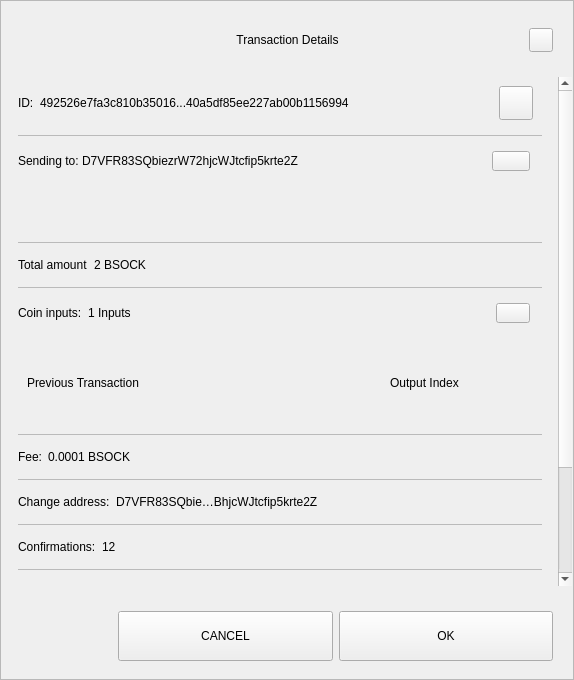
<?xml version="1.0" encoding="UTF-8"?>
<ui version="4.0">
 <class>TxDetailDialog</class>
 <widget class="QWidget" name="TxDetailDialog">
  <property name="geometry">
   <rect>
    <x>0</x>
    <y>0</y>
    <width>574</width>
    <height>680</height>
   </rect>
  </property>
  <property name="sizePolicy">
   <sizepolicy hsizetype="Preferred" vsizetype="Expanding">
    <horstretch>0</horstretch>
    <verstretch>0</verstretch>
   </sizepolicy>
  </property>
  <property name="minimumSize">
   <size>
    <width>574</width>
    <height>500</height>
   </size>
  </property>
  <property name="windowTitle">
   <string>Form</string>
  </property>
  <property name="styleSheet">
   <string notr="true"/>
  </property>
  <layout class="QVBoxLayout" name="verticalLayout_3">
   <property name="spacing">
    <number>0</number>
   </property>
   <property name="leftMargin">
    <number>0</number>
   </property>
   <property name="topMargin">
    <number>0</number>
   </property>
   <property name="rightMargin">
    <number>0</number>
   </property>
   <property name="bottomMargin">
    <number>0</number>
   </property>
   <item>
    <widget class="QFrame" name="frame">
     <property name="sizePolicy">
      <sizepolicy hsizetype="Preferred" vsizetype="Expanding">
       <horstretch>0</horstretch>
       <verstretch>0</verstretch>
      </sizepolicy>
     </property>
     <property name="styleSheet">
      <string notr="true"/>
     </property>
     <property name="frameShape">
      <enum>QFrame::StyledPanel</enum>
     </property>
     <property name="frameShadow">
      <enum>QFrame::Raised</enum>
     </property>
     <layout class="QVBoxLayout" name="verticalLayout">
      <property name="leftMargin">
       <number>0</number>
      </property>
      <property name="rightMargin">
       <number>0</number>
      </property>
      <item>
       <layout class="QHBoxLayout" name="horizontalLayout_3">
        <property name="spacing">
         <number>0</number>
        </property>
        <property name="leftMargin">
         <number>20</number>
        </property>
        <property name="topMargin">
         <number>10</number>
        </property>
        <property name="rightMargin">
         <number>20</number>
        </property>
        <item>
         <spacer name="horizontalSpacer_1">
          <property name="orientation">
           <enum>Qt::Horizontal</enum>
          </property>
          <property name="sizeHint" stdset="0">
           <size>
            <width>40</width>
            <height>20</height>
           </size>
          </property>
         </spacer>
        </item>
        <item>
         <widget class="QLabel" name="labelTitle">
          <property name="minimumSize">
           <size>
            <width>0</width>
            <height>40</height>
           </size>
          </property>
          <property name="maximumSize">
           <size>
            <width>16777215</width>
            <height>40</height>
           </size>
          </property>
          <property name="styleSheet">
           <string notr="true">padding-left:24px;</string>
          </property>
          <property name="text">
           <string>Transaction Details</string>
          </property>
          <property name="alignment">
           <set>Qt::AlignCenter</set>
          </property>
          <property name="margin">
           <number>7</number>
          </property>
         </widget>
        </item>
        <item>
         <spacer name="horizontalSpacer_2">
          <property name="orientation">
           <enum>Qt::Horizontal</enum>
          </property>
          <property name="sizeHint" stdset="0">
           <size>
            <width>40</width>
            <height>20</height>
           </size>
          </property>
         </spacer>
        </item>
        <item>
         <widget class="QPushButton" name="btnEsc">
          <property name="minimumSize">
           <size>
            <width>24</width>
            <height>24</height>
           </size>
          </property>
          <property name="maximumSize">
           <size>
            <width>24</width>
            <height>24</height>
           </size>
          </property>
          <property name="focusPolicy">
           <enum>Qt::NoFocus</enum>
          </property>
          <property name="text">
           <string/>
          </property>
         </widget>
        </item>
       </layout>
      </item>
      <item>
       <spacer name="verticalSpacer">
        <property name="orientation">
         <enum>Qt::Vertical</enum>
        </property>
        <property name="sizeType">
         <enum>QSizePolicy::Fixed</enum>
        </property>
        <property name="sizeHint" stdset="0">
         <size>
          <width>20</width>
          <height>10</height>
         </size>
        </property>
       </spacer>
      </item>
      <item>
       <widget class="QWidget" name="layoutScroll" native="true">
        <property name="minimumSize">
         <size>
          <width>0</width>
          <height>0</height>
         </size>
        </property>
        <layout class="QVBoxLayout" name="verticalLayout_4">
         <property name="leftMargin">
          <number>0</number>
         </property>
         <property name="topMargin">
          <number>0</number>
         </property>
         <property name="rightMargin">
          <number>0</number>
         </property>
         <item>
          <widget class="QScrollArea" name="scrollArea">
           <property name="styleSheet">
            <string notr="true">#scrollArea {
background:transparent;
}</string>
           </property>
           <property name="horizontalScrollBarPolicy">
            <enum>Qt::ScrollBarAlwaysOff</enum>
           </property>
           <property name="sizeAdjustPolicy">
            <enum>QAbstractScrollArea::AdjustIgnored</enum>
           </property>
           <property name="widgetResizable">
            <bool>true</bool>
           </property>
           <property name="alignment">
            <set>Qt::AlignLeading|Qt::AlignLeft|Qt::AlignTop</set>
           </property>
           <widget class="QWidget" name="scrollAreaWidgetContents">
            <property name="geometry">
             <rect>
              <x>0</x>
              <y>0</y>
              <width>556</width>
              <height>672</height>
             </rect>
            </property>
            <property name="autoFillBackground">
             <bool>false</bool>
            </property>
            <property name="styleSheet">
             <string notr="true">#scrollAreaWidgetContents {
background:transparent;
}</string>
            </property>
            <layout class="QVBoxLayout" name="verticalLayout_7">
             <property name="spacing">
              <number>0</number>
             </property>
             <property name="sizeConstraint">
              <enum>QLayout::SetDefaultConstraint</enum>
             </property>
             <property name="leftMargin">
              <number>0</number>
             </property>
             <property name="topMargin">
              <number>0</number>
             </property>
             <property name="rightMargin">
              <number>0</number>
             </property>
             <property name="bottomMargin">
              <number>0</number>
             </property>
             <item>
              <widget class="QWidget" name="content" native="true">
               <layout class="QVBoxLayout" name="verticalLayout_2">
                <property name="leftMargin">
                 <number>16</number>
                </property>
                <property name="topMargin">
                 <number>0</number>
                </property>
                <property name="rightMargin">
                 <number>16</number>
                </property>
                <item>
                 <widget class="QWidget" name="contentID" native="true">
                  <layout class="QHBoxLayout" name="horizontalLayout_12" stretch="0,1,0">
                   <property name="leftMargin">
                    <number>0</number>
                   </property>
                   <item>
                    <widget class="QLabel" name="labelId">
                     <property name="maximumSize">
                      <size>
                       <width>16777215</width>
                       <height>16777215</height>
                      </size>
                     </property>
                     <property name="text">
                      <string>ID:</string>
                     </property>
                    </widget>
                   </item>
                   <item>
                    <widget class="QLabel" name="textId">
                     <property name="text">
                      <string>492526e7fa3c810b35016...40a5df85ee227ab00b1156994</string>
                     </property>
                    </widget>
                   </item>
                   <item>
                    <widget class="QPushButton" name="pushCopy">
                     <property name="minimumSize">
                      <size>
                       <width>34</width>
                       <height>34</height>
                      </size>
                     </property>
                     <property name="maximumSize">
                      <size>
                       <width>34</width>
                       <height>34</height>
                      </size>
                     </property>
                     <property name="focusPolicy">
                      <enum>Qt::NoFocus</enum>
                     </property>
                     <property name="text">
                      <string/>
                     </property>
                     <property name="iconSize">
                      <size>
                       <width>24</width>
                       <height>24</height>
                      </size>
                     </property>
                    </widget>
                   </item>
                  </layout>
                 </widget>
                </item>
                <item>
                 <widget class="QLabel" name="labelDivider9">
                  <property name="maximumSize">
                   <size>
                    <width>16777215</width>
                    <height>1</height>
                   </size>
                  </property>
                  <property name="styleSheet">
                   <string notr="true">background-color:#bababa;</string>
                  </property>
                  <property name="text">
                   <string/>
                  </property>
                 </widget>
                </item>
                <item>
                 <widget class="QWidget" name="contentOutputs" native="true">
                  <layout class="QHBoxLayout" name="horizontalLayout_11" stretch="0,3,0">
                   <property name="spacing">
                    <number>0</number>
                   </property>
                   <property name="leftMargin">
                    <number>0</number>
                   </property>
                   <property name="rightMargin">
                    <number>12</number>
                   </property>
                   <item>
                    <widget class="QLabel" name="labelSend">
                     <property name="maximumSize">
                      <size>
                       <width>16777215</width>
                       <height>16777215</height>
                      </size>
                     </property>
                     <property name="text">
                      <string>Sending to: </string>
                     </property>
                    </widget>
                   </item>
                   <item>
                    <widget class="QLabel" name="textSend">
                     <property name="text">
                      <string>D7VFR83SQbiezrW72hjcWJtcfip5krte2Z </string>
                     </property>
                    </widget>
                   </item>
                   <item>
                    <widget class="QPushButton" name="pushOutputs">
                     <property name="minimumSize">
                      <size>
                       <width>34</width>
                       <height>20</height>
                      </size>
                     </property>
                     <property name="maximumSize">
                      <size>
                       <width>38</width>
                       <height>20</height>
                      </size>
                     </property>
                     <property name="focusPolicy">
                      <enum>Qt::NoFocus</enum>
                     </property>
                     <property name="styleSheet">
                      <string notr="true"/>
                     </property>
                     <property name="text">
                      <string/>
                     </property>
                    </widget>
                   </item>
                  </layout>
                 </widget>
                </item>
                <item>
                 <widget class="QScrollArea" name="outputsScrollArea">
                  <property name="minimumSize">
                   <size>
                    <width>0</width>
                    <height>50</height>
                   </size>
                  </property>
                  <property name="styleSheet">
                   <string notr="true">#outputsScrollArea {
background:transparent;
}</string>
                  </property>
                  <property name="widgetResizable">
                   <bool>true</bool>
                  </property>
                  <widget class="QWidget" name="container_outputs_base">
                   <property name="geometry">
                    <rect>
                     <x>0</x>
                     <y>0</y>
                     <width>522</width>
                     <height>48</height>
                    </rect>
                   </property>
                   <property name="styleSheet">
                    <string notr="true">#container_outputs_base {
background:transparent;
}</string>
                   </property>
                  </widget>
                 </widget>
                </item>
                <item>
                 <widget class="QLabel" name="labelDivider8">
                  <property name="maximumSize">
                   <size>
                    <width>16777215</width>
                    <height>1</height>
                   </size>
                  </property>
                  <property name="styleSheet">
                   <string notr="true">background-color:#bababa;</string>
                  </property>
                  <property name="text">
                   <string/>
                  </property>
                 </widget>
                </item>
                <item>
                 <widget class="QWidget" name="contentAmount" native="true">
                  <layout class="QHBoxLayout" name="horizontalLayout_4" stretch="0,1">
                   <property name="leftMargin">
                    <number>0</number>
                   </property>
                   <item>
                    <widget class="QLabel" name="labelAmount">
                     <property name="maximumSize">
                      <size>
                       <width>16777215</width>
                       <height>16777215</height>
                      </size>
                     </property>
                     <property name="text">
                      <string>Total amount</string>
                     </property>
                    </widget>
                   </item>
                   <item>
                    <widget class="QLabel" name="textAmount">
                     <property name="text">
                      <string>2 BSOCK</string>
                     </property>
                    </widget>
                   </item>
                  </layout>
                 </widget>
                </item>
                <item>
                 <widget class="QLabel" name="labelDivider6">
                  <property name="maximumSize">
                   <size>
                    <width>16777215</width>
                    <height>1</height>
                   </size>
                  </property>
                  <property name="styleSheet">
                   <string notr="true">background-color:#bababa;</string>
                  </property>
                  <property name="text">
                   <string/>
                  </property>
                 </widget>
                </item>
                <item>
                 <widget class="QWidget" name="contentInputs" native="true">
                  <layout class="QHBoxLayout" name="horizontalLayout" stretch="0,2,0">
                   <property name="leftMargin">
                    <number>0</number>
                   </property>
                   <property name="rightMargin">
                    <number>12</number>
                   </property>
                   <item>
                    <widget class="QLabel" name="labelInputs">
                     <property name="sizePolicy">
                      <sizepolicy hsizetype="Minimum" vsizetype="Preferred">
                       <horstretch>0</horstretch>
                       <verstretch>0</verstretch>
                      </sizepolicy>
                     </property>
                     <property name="maximumSize">
                      <size>
                       <width>16777215</width>
                       <height>16777215</height>
                      </size>
                     </property>
                     <property name="text">
                      <string>Coin inputs:</string>
                     </property>
                    </widget>
                   </item>
                   <item>
                    <widget class="QLabel" name="textInputs">
                     <property name="text">
                      <string>1 Inputs</string>
                     </property>
                    </widget>
                   </item>
                   <item>
                    <widget class="QPushButton" name="pushInputs">
                     <property name="maximumSize">
                      <size>
                       <width>34</width>
                       <height>20</height>
                      </size>
                     </property>
                     <property name="focusPolicy">
                      <enum>Qt::NoFocus</enum>
                     </property>
                     <property name="styleSheet">
                      <string notr="true"/>
                     </property>
                     <property name="text">
                      <string/>
                     </property>
                    </widget>
                   </item>
                  </layout>
                 </widget>
                </item>
                <item>
                 <widget class="QFrame" name="gridInputs">
                  <property name="sizePolicy">
                   <sizepolicy hsizetype="Preferred" vsizetype="MinimumExpanding">
                    <horstretch>0</horstretch>
                    <verstretch>0</verstretch>
                   </sizepolicy>
                  </property>
                  <property name="minimumSize">
                   <size>
                    <width>0</width>
                    <height>90</height>
                   </size>
                  </property>
                  <layout class="QGridLayout" name="gridLayoutInput" columnstretch="5,2" rowminimumheight="0">
                   <property name="sizeConstraint">
                    <enum>QLayout::SetMaximumSize</enum>
                   </property>
                   <property name="verticalSpacing">
                    <number>0</number>
                   </property>
                   <item row="0" column="0" alignment="Qt::AlignLeft">
                    <widget class="QLabel" name="labelTitlePrevTx">
                     <property name="text">
                      <string>Previous Transaction</string>
                     </property>
                    </widget>
                   </item>
                   <item row="0" column="1" alignment="Qt::AlignLeft">
                    <widget class="QLabel" name="labelOutputIndex">
                     <property name="text">
                      <string>Output Index</string>
                     </property>
                     <property name="alignment">
                      <set>Qt::AlignCenter</set>
                     </property>
                    </widget>
                   </item>
                  </layout>
                 </widget>
                </item>
                <item>
                 <widget class="QLabel" name="labelDivider1">
                  <property name="maximumSize">
                   <size>
                    <width>16777215</width>
                    <height>1</height>
                   </size>
                  </property>
                  <property name="styleSheet">
                   <string notr="true">background-color:#bababa;</string>
                  </property>
                  <property name="text">
                   <string/>
                  </property>
                 </widget>
                </item>
                <item>
                 <widget class="QWidget" name="contentFee" native="true">
                  <layout class="QHBoxLayout" name="horizontalLayout_7" stretch="0,1">
                   <property name="leftMargin">
                    <number>0</number>
                   </property>
                   <item>
                    <widget class="QLabel" name="labelFee">
                     <property name="maximumSize">
                      <size>
                       <width>16777215</width>
                       <height>16777215</height>
                      </size>
                     </property>
                     <property name="text">
                      <string>Fee:</string>
                     </property>
                    </widget>
                   </item>
                   <item>
                    <widget class="QLabel" name="textFee">
                     <property name="text">
                      <string>0.0001 BSOCK</string>
                     </property>
                    </widget>
                   </item>
                  </layout>
                 </widget>
                </item>
                <item>
                 <widget class="QLabel" name="labelDivider2">
                  <property name="maximumSize">
                   <size>
                    <width>16777215</width>
                    <height>1</height>
                   </size>
                  </property>
                  <property name="styleSheet">
                   <string notr="true">background-color:#bababa;</string>
                  </property>
                  <property name="text">
                   <string/>
                  </property>
                 </widget>
                </item>
                <item>
                 <widget class="QWidget" name="contentChangeAddress" native="true">
                  <layout class="QHBoxLayout" name="horizontalLayout_6" stretch="0,1">
                   <property name="leftMargin">
                    <number>0</number>
                   </property>
                   <item>
                    <widget class="QLabel" name="labelChange">
                     <property name="maximumSize">
                      <size>
                       <width>16777215</width>
                       <height>16777215</height>
                      </size>
                     </property>
                     <property name="text">
                      <string>Change address:</string>
                     </property>
                    </widget>
                   </item>
                   <item>
                    <widget class="QLabel" name="textChange">
                     <property name="text">
                      <string>D7VFR83SQbie…BhjcWJtcfip5krte2Z </string>
                     </property>
                    </widget>
                   </item>
                  </layout>
                 </widget>
                </item>
                <item>
                 <widget class="QLabel" name="labelDivider4">
                  <property name="maximumSize">
                   <size>
                    <width>16777215</width>
                    <height>1</height>
                   </size>
                  </property>
                  <property name="styleSheet">
                   <string notr="true">background-color:#bababa;</string>
                  </property>
                  <property name="text">
                   <string/>
                  </property>
                 </widget>
                </item>
                <item>
                 <widget class="QWidget" name="contentConfirmations" native="true">
                  <layout class="QHBoxLayout" name="horizontalLayout_8" stretch="0,1">
                   <property name="leftMargin">
                    <number>0</number>
                   </property>
                   <item>
                    <widget class="QLabel" name="labelConfirmations">
                     <property name="maximumSize">
                      <size>
                       <width>16777215</width>
                       <height>16777215</height>
                      </size>
                     </property>
                     <property name="text">
                      <string>Confirmations:</string>
                     </property>
                    </widget>
                   </item>
                   <item>
                    <widget class="QLabel" name="textConfirmations">
                     <property name="text">
                      <string>12</string>
                     </property>
                    </widget>
                   </item>
                  </layout>
                 </widget>
                </item>
                <item>
                 <widget class="QLabel" name="labelDivider7">
                  <property name="maximumSize">
                   <size>
                    <width>16777215</width>
                    <height>1</height>
                   </size>
                  </property>
                  <property name="styleSheet">
                   <string notr="true">background-color:#bababa;</string>
                  </property>
                  <property name="text">
                   <string/>
                  </property>
                 </widget>
                </item>
                <item>
                 <widget class="QWidget" name="contentSize" native="true">
                  <layout class="QHBoxLayout" name="horizontalLayout_9" stretch="0,1">
                   <property name="leftMargin">
                    <number>0</number>
                   </property>
                   <item>
                    <widget class="QLabel" name="labelSize">
                     <property name="maximumSize">
                      <size>
                       <width>16777215</width>
                       <height>16777215</height>
                      </size>
                     </property>
                     <property name="text">
                      <string>Size:</string>
                     </property>
                    </widget>
                   </item>
                   <item>
                    <widget class="QLabel" name="textSize">
                     <property name="text">
                      <string>2 kB</string>
                     </property>
                    </widget>
                   </item>
                  </layout>
                 </widget>
                </item>
                <item>
                 <widget class="QLabel" name="labelDivider3">
                  <property name="maximumSize">
                   <size>
                    <width>16777215</width>
                    <height>1</height>
                   </size>
                  </property>
                  <property name="styleSheet">
                   <string notr="true">background-color:#bababa;</string>
                  </property>
                  <property name="text">
                   <string/>
                  </property>
                 </widget>
                </item>
                <item>
                 <widget class="QWidget" name="contentDate" native="true">
                  <layout class="QHBoxLayout" name="horizontalLayout_5" stretch="0,1">
                   <property name="leftMargin">
                    <number>0</number>
                   </property>
                   <item>
                    <widget class="QLabel" name="labelDate">
                     <property name="maximumSize">
                      <size>
                       <width>16777215</width>
                       <height>16777215</height>
                      </size>
                     </property>
                     <property name="text">
                      <string>Date:</string>
                     </property>
                    </widget>
                   </item>
                   <item>
                    <widget class="QLabel" name="textDate">
                     <property name="text">
                      <string>May 25, 2017</string>
                     </property>
                    </widget>
                   </item>
                  </layout>
                 </widget>
                </item>
                <item>
                 <widget class="QLabel" name="labelDivider5">
                  <property name="maximumSize">
                   <size>
                    <width>16777215</width>
                    <height>1</height>
                   </size>
                  </property>
                  <property name="styleSheet">
                   <string notr="true">background-color:#bababa;</string>
                  </property>
                  <property name="text">
                   <string/>
                  </property>
                 </widget>
                </item>
                <item>
                 <widget class="QWidget" name="contentStatus" native="true">
                  <layout class="QHBoxLayout" name="horizontalLayout_10" stretch="0,1">
                   <property name="leftMargin">
                    <number>0</number>
                   </property>
                   <item>
                    <widget class="QLabel" name="labelStatus">
                     <property name="maximumSize">
                      <size>
                       <width>16777215</width>
                       <height>16777215</height>
                      </size>
                     </property>
                     <property name="text">
                      <string>Status:</string>
                     </property>
                    </widget>
                   </item>
                   <item>
                    <widget class="QLabel" name="textStatus">
                     <property name="text">
                      <string>Spendable</string>
                     </property>
                    </widget>
                   </item>
                  </layout>
                 </widget>
                </item>
                <item>
                 <spacer name="verticalSpacer_2">
                  <property name="orientation">
                   <enum>Qt::Vertical</enum>
                  </property>
                  <property name="sizeType">
                   <enum>QSizePolicy::Expanding</enum>
                  </property>
                  <property name="sizeHint" stdset="0">
                   <size>
                    <width>20</width>
                    <height>10</height>
                   </size>
                  </property>
                 </spacer>
                </item>
                <item>
                 <widget class="QLabel" name="labelWarning">
                  <property name="text">
                   <string>TextLabel</string>
                  </property>
                  <property name="alignment">
                   <set>Qt::AlignCenter</set>
                  </property>
                 </widget>
                </item>
               </layout>
              </widget>
             </item>
            </layout>
           </widget>
          </widget>
         </item>
        </layout>
       </widget>
      </item>
      <item>
       <widget class="QWidget" name="containerButtons" native="true">
        <layout class="QHBoxLayout" name="horizontalLayout1" stretch="1,2,2">
         <property name="leftMargin">
          <number>10</number>
         </property>
         <property name="rightMargin">
          <number>20</number>
         </property>
         <item>
          <spacer name="horizontalSpacer_3">
           <property name="orientation">
            <enum>Qt::Horizontal</enum>
           </property>
           <property name="sizeHint" stdset="0">
            <size>
             <width>40</width>
             <height>20</height>
            </size>
           </property>
          </spacer>
         </item>
         <item>
          <widget class="QPushButton" name="btnCancel">
           <property name="minimumSize">
            <size>
             <width>200</width>
             <height>50</height>
            </size>
           </property>
           <property name="focusPolicy">
            <enum>Qt::NoFocus</enum>
           </property>
           <property name="text">
            <string>CANCEL</string>
           </property>
          </widget>
         </item>
         <item>
          <widget class="QPushButton" name="btnSave">
           <property name="minimumSize">
            <size>
             <width>200</width>
             <height>50</height>
            </size>
           </property>
           <property name="focusPolicy">
            <enum>Qt::NoFocus</enum>
           </property>
           <property name="text">
            <string>OK</string>
           </property>
          </widget>
         </item>
        </layout>
       </widget>
      </item>
     </layout>
    </widget>
   </item>
  </layout>
 </widget>
 <resources/>
 <connections/>
</ui>
